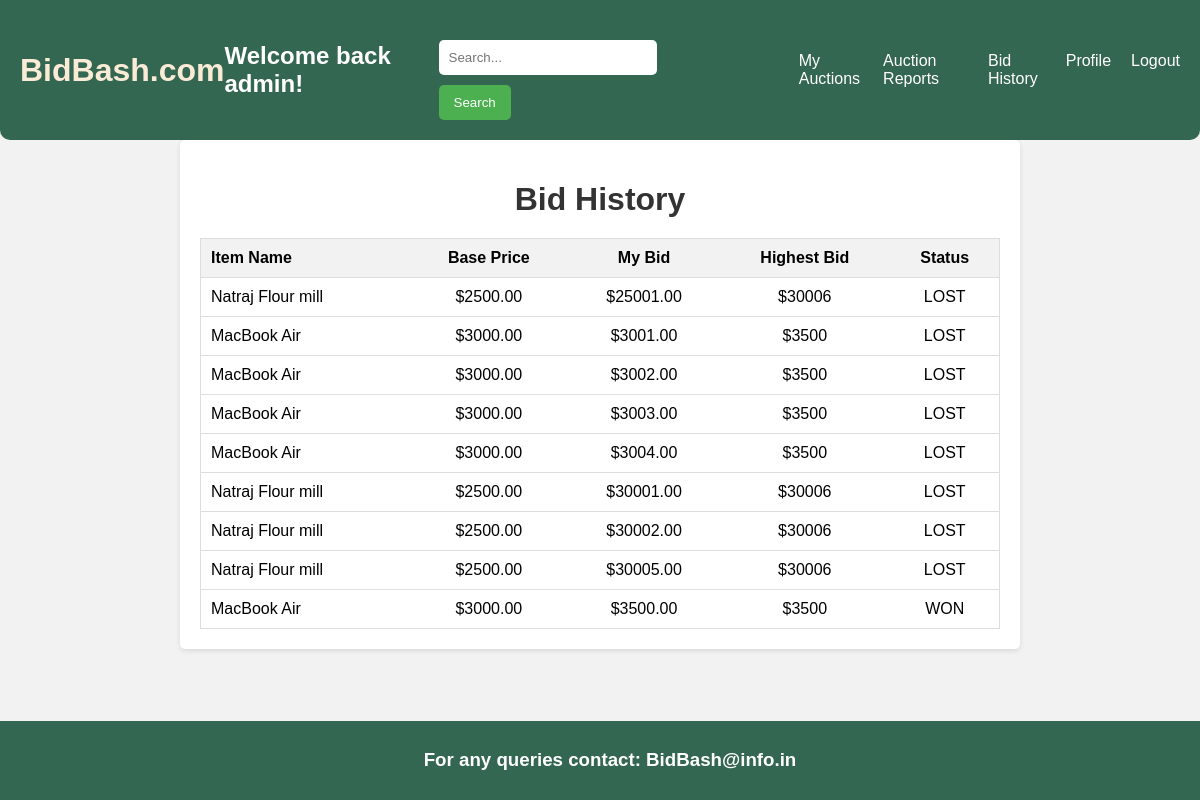
The app's page /bid_history/ (signed in), older data.
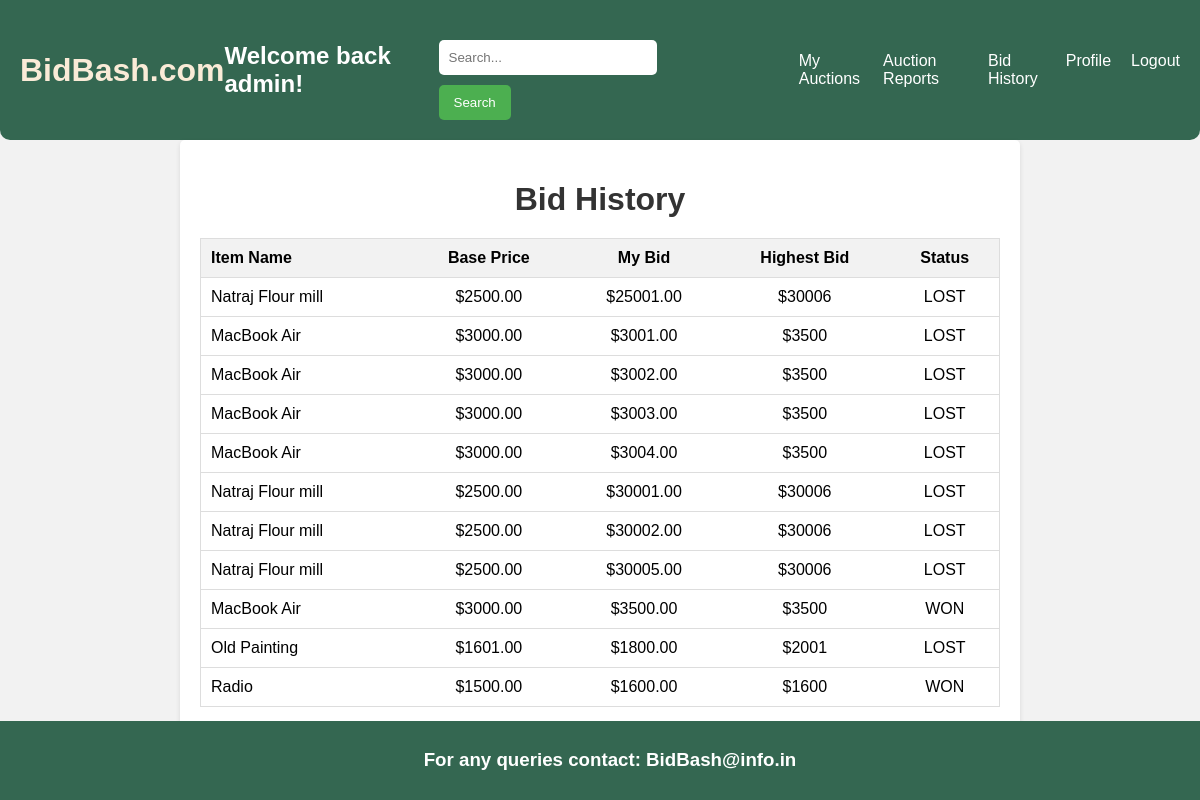
The same page, newer data.
### myapp/models.py (models this page shows, shortened)
class AuctionItem(models.Model):
    name = models.CharField(max_length=100)
    description = models.TextField()
    category = models.CharField(max_length=100)
    seller = models.ForeignKey(User, on_delete=models.CASCADE)
    base_price = models.DecimalField(max_digits=10, decimal_places=2)
    start_time = models.DateTimeField()
    end_time = models.DateTimeField()
    highest_bid = models.DecimalField(max_digits=10, decimal_places=2, default=0)  # Set default value

class Bid(models.Model):
    auction = models.ForeignKey(AuctionItem, on_delete=models.CASCADE)
    bidder = models.ForeignKey(User, on_delete=models.CASCADE)
    bid_amount = models.DecimalField(max_digits=10, decimal_places=2)
    bid_time = models.DateTimeField(auto_now_add=True)

### myapp/views.py (the view)
# urls.py: path('bid_history/', views.bid_history, name='bid_history'),
def bid_history(request):
    user = request.user
    bids = Bid.objects.filter(bidder=user)
    bid_history = []
    for bid in bids:
        auction = bid.auction  # Define 'auction' variable here
        item_name = auction.name
        base_price = auction.base_price
        my_bid = bid.bid_amount
        highest_bid = Bid.objects.filter(auction=auction).aggregate(Max('bid_amount'))['bid_amount__max']
        status = "WON" if highest_bid == my_bid else "LOST"
        bid_history.append({
            'item_name': item_name,
            'base_price': base_price,
            'my_bid': my_bid,
            'highest_bid': highest_bid,
            'status': status,
        })
    return render(request, 'bid_history.html', {'bid_history': bid_history})

### templates/bid_history.html (shortened to what this page needs)
{% extends 'base.html' %}
{% load static %}
{% block body %}
    {% if user.is_authenticated %}
    <div style="max-width: 800px; margin: 0 auto; padding: 20px; background-color: #fff; border-radius: 5px; box-shadow: 0 2px 5px rgba(0, 0, 0, 0.1);">
        <h1 style="text-align: center; margin-bottom: 20px; color: #333;">Bid History</h1>
        <table style="width: 100%; border-collapse: collapse; border: 1px solid #ddd;">
            <thead>
                <tr>
                    <th style="padding: 10px; border-bottom: 1px solid #ddd; text-align: left; background-color: #f2f2f2;">Item Name</th>
                    <th style="padding: 10px; border-bottom: 1px solid #ddd; text-align: center; background-color: #f2f2f2;">Base Price</th>
                    <th style="padding: 10px; border-bottom: 1px solid #ddd; text-align: center; background-color: #f2f2f2;">My Bid</th>
                    <th style="padding: 10px; border-bottom: 1px solid #ddd; text-align: center; background-color: #f2f2f2;">Highest Bid</th>
                    <th style="padding: 10px; border-bottom: 1px solid #ddd; text-align: center; background-color: #f2f2f2;">Status</th>
                </tr>
            </thead>
            <tbody>
                {% for bid in bid_history %}
                <tr>
                    <td style="padding: 10px; border-bottom: 1px solid #ddd;">{{ bid.item_name }}</td>
                    <td style="padding: 10px; border-bottom: 1px solid #ddd; text-align: center;">${{ bid.base_price }}</td>
                    <td style="padding: 10px; border-bottom: 1px solid #ddd; text-align: center;">${{ bid.my_bid }}</td>
                    <td style="padding: 10px; border-bottom: 1px solid #ddd; text-align: center;">${{ bid.highest_bid }}</td>
                    <td style="padding: 10px; border-bottom: 1px solid #ddd; text-align: center;">{{ bid.status }}</td>
                </tr>
                {% endfor %}
            </tbody>
        </table>
    </div>
    {% else %}
        <script type="text/javascript">
            window.location.href = "{% url 'login' %}";
        </script>
    {% endif %}
{% endblock %}

Row changes from the older to the newer data that the page shows:
now on this page (row edited): AuctionItem: item_name "Old Painting", base_price "1601.00"
added Bid: my_bid "1800.00"
added AuctionItem: item_name "Radio", base_price "1500.00"
added Bid: my_bid "1600.00"
Text that changed along with them:
new list line: "$ $ $ 2001 LOST"
new list line: "$ $ $ 1600 WON"
